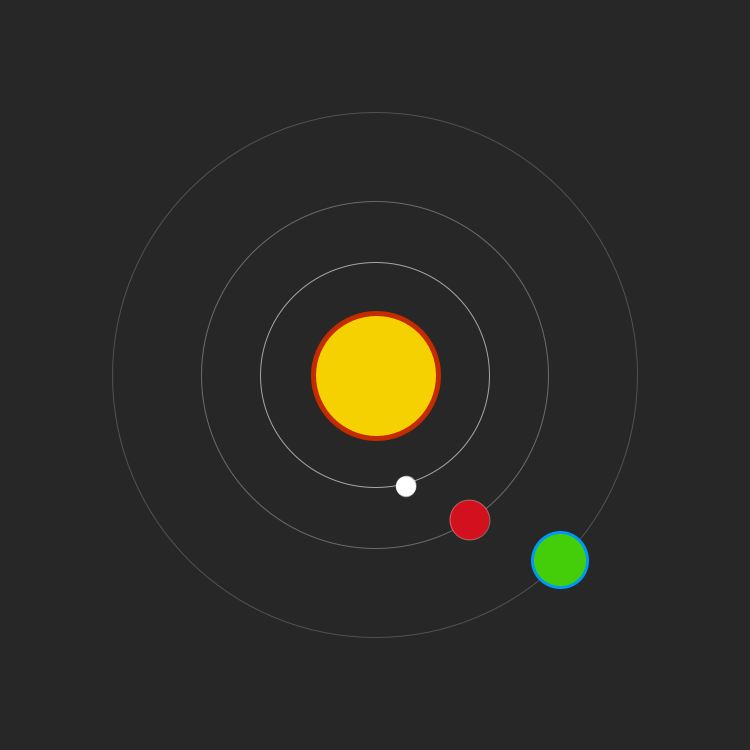
Frame 1 (no input)
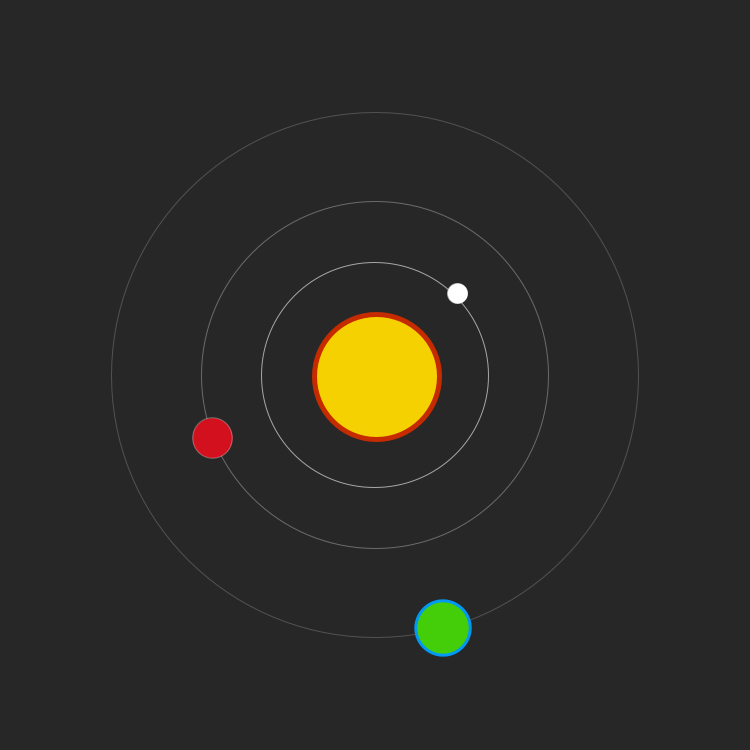
Frame 60 (the mouse pressed at the canvas centre just before this capture)
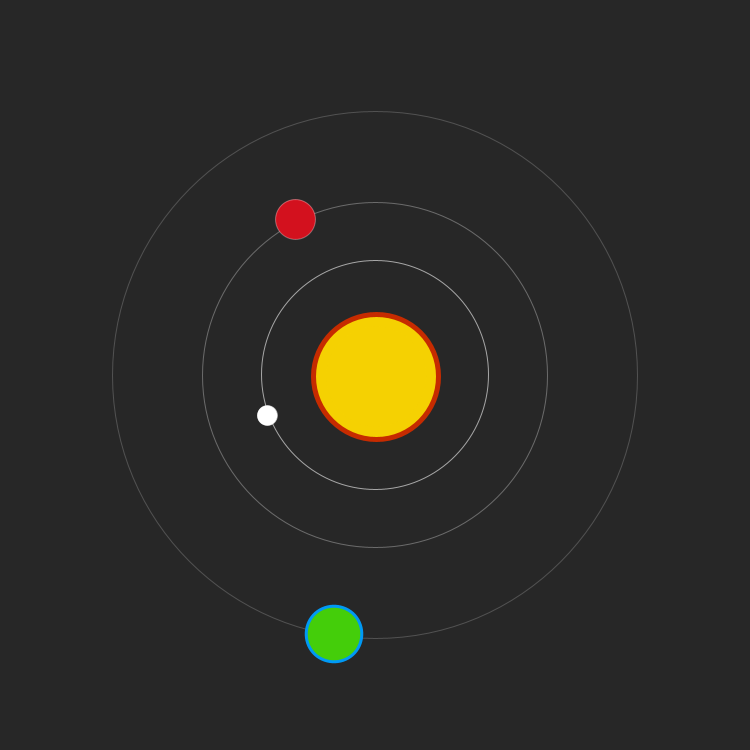
Frame 120 (the mouse held since frame 60 and released just before this capture)

The Processing sketch that drew these frames (run headless with seeded random() and noise(); from frame 60 on, the mouse is pressed at the canvas centre):

// Processing sketch: processing_73102
// ── processing_73102.pde

int milliseconds = 0;
int seconds = 0;
int minutes = 0;
int hours = 0;

void setup() {
  size(750, 750);
  background(#272727);
  smooth();
}

void draw() {

  background(#272727);

  //SUN
  pushMatrix();
  stroke(#C62B00);
  strokeWeight(5);
  fill(#F5D102);
  float xmovement = 0;
  float ymovement = 0;
  xmovement = (random((width/2), (width/2)+2));
  ymovement = (random((height/2), (height/2)+2));
  ellipse(xmovement, ymovement, 125, 125);
  noStroke();
  fill(#F5D102, 50);
  ellipse(xmovement, ymovement, 100, 100); 
  popMatrix();


  //MERCURY - milliseconds
  pushMatrix();
  noFill();
  stroke(#FFFFFF, 150);
  strokeWeight(1);
  ellipse(width/2, height/2, random(225,229), random(225,229));
  milliseconds = (millis()/30);
  translate(width/2, height/2);
  rotate(radians(6 * milliseconds));
  fill(#FFFFFF);
  ellipse(random(80,83), random(80,83), 20, 20);
  popMatrix();


  //VENUS - seconds
  pushMatrix();
  noFill();
  stroke(#FFFFFF, 80);
  strokeWeight(1);
  ellipse(width/2, height/2, random(345,348), random(345,348));
  milliseconds = (millis()/70);
  translate(width/2, height/2);
  rotate(radians(6 * milliseconds));
  fill(#D3111E);
  ellipse(random(122,124), random(122,124), 40, 40);
  popMatrix();


  //Earth - minutes
  pushMatrix();
  noFill();
  stroke(#FFFFFF, 50);
  strokeWeight(1);
  ellipse(width/2, height/2, random(525,528), random(525,528));
  milliseconds = (millis()/250);
  translate(width/2, height/2);
  rotate(radians(6 * milliseconds));
  fill(#44CE0A);
  int earthx = 0;
  int earthy = 0;
  stroke(#0099F5);
  strokeWeight(3);
  ellipse(random(185,186), random(185,186), 55, 55);
  popMatrix();


  // fix for 24 hour clock
  if (hours > 12) {
    hours -= 12;
  }
}
